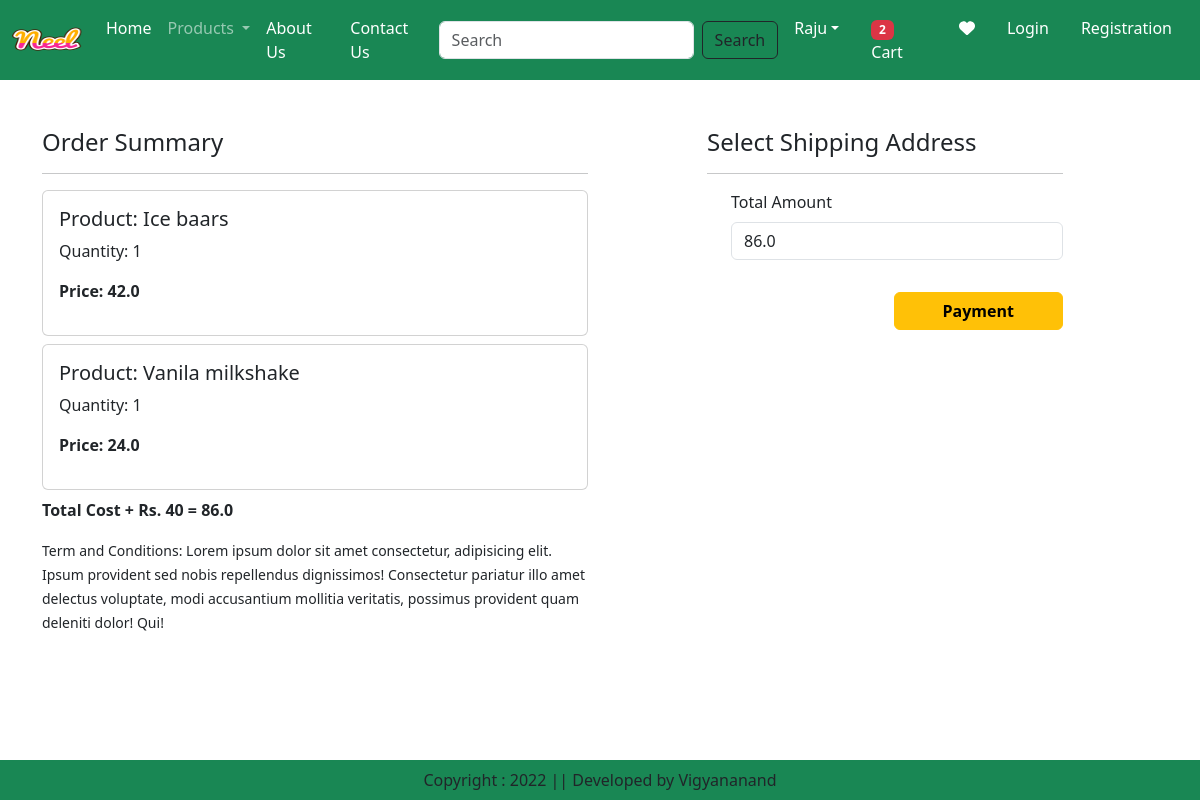
The page /checkout/ (signed in) on the database its author committed.
### appp/models.py (models this page shows, shortened)
class Cart(models.Model):
    user = models.ForeignKey(User, on_delete=models.CASCADE)
    product= models.ForeignKey(Product, on_delete=models.CASCADE)
    quantity= models.PositiveBigIntegerField(default=1)

class Product(models.Model):
    title=models.CharField(max_length=100)
    selling_price=models.FloatField()
    discounted_price=models.FloatField()
    Description=models.TextField()
    composition=models.TextField(default='')
    prodapp=models.TextField(default='')
    category=models.CharField(choices= CATEGORY_CHOICES, max_length=2)
    product_image=models.ImageField(upload_to='product')

### appp/views.py (the view, shortened to what this page needs)
# urls.py: path('checkout/',views.checkout.as_view(),name="checkout"),
@method_decorator(login_required, name='dispatch')
class checkout(View):
    def get(self,request):
        user=request.user
        add=Customer.objects.filter(user=user)
        cart_items=Cart.objects.filter(user=user)
        totalitem=0
        wishlist=0
        if request.user.is_authenticated:
            totalitem= len(Cart.objects.filter(user=request.user))
            wishlist= len(Wishlist.objects.filter(user=request.user))
        famount = 0
        for p in cart_items:
            value = p.quantity * p.product.discounted_price
            famount = famount+value
        totalamount = famount+20
        razoramount = int(totalamount * 100)
        client = razorpay.Client(auth=(settings.RAZOR_KEY_ID,settings.RAZOR_KEY_SECRET))
        data = {"amount": razoramount, "currency":"INR", "receipt":"order_rcptid_12"}
        payment_response = client.order.create(data=data)
        print(payment_response)
        order_id = payment_response['id']
        order_status = payment_response['status']
        return render(request,'appp/checkout.html',locals())

### appp/templates/appp/checkout.html (shortened to what this page needs)
{% extends 'appp/base.html' %}
{%load static%}
{%block main-content%}
<div class="container">
    <div class="row mt-5">
        <div class="col-sm-6">
            <h4>Order Summary</h4>
            <hr>
            {%for item in cart_items %}
            <div class="card mb-2">
                <div class="card-body">
                    <h5>Product: {{item.product.title}}</h5>
                    <p>Quantity: {{item.quantity}}</p>
                    <p class="fw-bold">Price: {{item.product.discounted_price}}</p>
                </div>
            </div>
            {%endfor%}
            <p class="fw-bold">Total Cost + Rs. 40 = {{totalamount}}</p>
            <small>Term and Conditions: Lorem ipsum dolor sit amet consectetur, adipisicing elit. Ipsum provident sed
                nobis repellendus dignissimos! Consectetur pariatur illo amet delectus voluptate, modi accusantium
                mollitia veritatis, possimus provident quam deleniti dolor! Qui!
            </small>
        </div>
        <div class="col-sm-4 offset-sm-1">
            <h4>Select Shipping Address</h4>
            <hr>
            <form method="post" id="myform">
                    <div class="form-check mb-3">
                        <label for="totamount" class="form-label">Total Amount</label>
                        <input type="number" class="form-control" name="totamount" value={{totalamount}} readonly>
                    </div>
                    <div class="text-end">
                        <button id="rzp-button1" type="submit" class="btn btn-warning mt-3 px-5 fw-bold">Payment</button>
                    </div>
            </form>
        </div>
    </div>
</div>
<br>
<br>
{%endblock main-content%}

### rows shown on the page
Cart: product "Ice baars", quantity "1", product.discounted_price "42.0"
Cart: product "Vanila milkshake", quantity "1", product.discounted_price "24.0"

### other values the page prints
{{ totalitem }} "2"
{{ totalamount }} "86.0"
